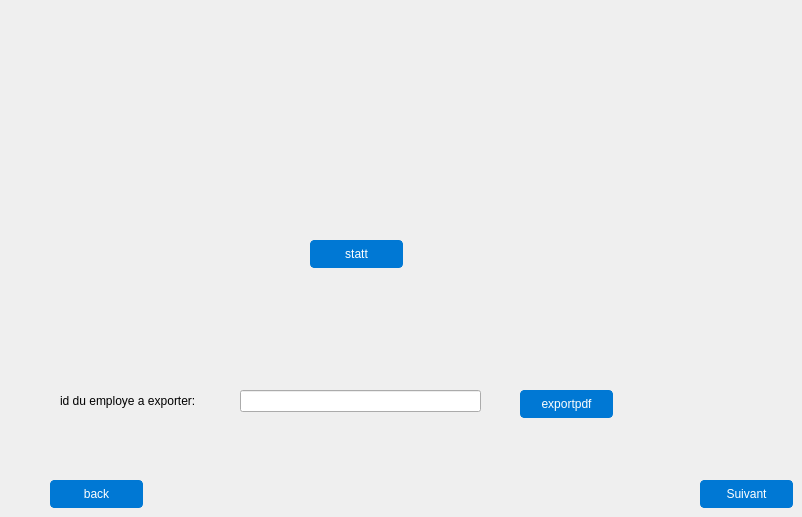
      <widget class="QWidget" name="page_14">
       <widget class="QPushButton" name="exportpdfb">
        <property name="geometry">
         <rect>
          <x>520</x>
          <y>390</y>
          <width>93</width>
          <height>28</height>
         </rect>
        </property>
        <property name="styleSheet">
         <string notr="true">QPushButton {

background-color: #0078D4; /* Button background color similar to Windows */

color: #FFFFFF; /* Button text color */

border: 1px solid #0078D4; /* Button border color */

border-radius: 4px; /* Button border radius */

padding: 6px 12px; /* Button padding */

}



QPushButton:hover {

background-color: #00559B; /* Hovered button background color */

border: 1px solid #00559B; /* Hovered button border color */

}



QPushButton:pressed {

background-color: #003C75; /* Pressed button background color */

border: 1px solid #003C75; /* Pressed button border color */

}



QPushButton:focus {

border: 1px solid #0078D4; /* Focused button border color */

outline: none; /* Remove the focus outline */

}</string>
        </property>
        <property name="text">
         <string>exportpdf</string>
        </property>
       </widget>
       <widget class="QLineEdit" name="ll">
        <property name="geometry">
         <rect>
          <x>240</x>
          <y>390</y>
          <width>241</width>
          <height>22</height>
         </rect>
        </property>
       </widget>
       <widget class="QLabel" name="label_58">
        <property name="geometry">
         <rect>
          <x>60</x>
          <y>390</y>
          <width>221</width>
          <height>21</height>
         </rect>
        </property>
        <property name="text">
         <string>id du employe a exporter:</string>
        </property>
       </widget>
       <widget class="QPushButton" name="bac_4">
        <property name="geometry">
         <rect>
          <x>50</x>
          <y>480</y>
          <width>93</width>
          <height>28</height>
         </rect>
        </property>
        <property name="styleSheet">
         <string notr="true">QPushButton {

background-color: #0078D4; /* Button background color similar to Windows */

color: #FFFFFF; /* Button text color */

border: 1px solid #0078D4; /* Button border color */

border-radius: 4px; /* Button border radius */

padding: 6px 12px; /* Button padding */

}



QPushButton:hover {

background-color: #00559B; /* Hovered button background color */

border: 1px solid #00559B; /* Hovered button border color */

}



QPushButton:pressed {

background-color: #003C75; /* Pressed button background color */

border: 1px solid #003C75; /* Pressed button border color */

}



QPushButton:focus {

border: 1px solid #0078D4; /* Focused button border color */

outline: none; /* Remove the focus outline */

}</string>
        </property>
        <property name="text">
         <string>back</string>
        </property>
       </widget>
       <widget class="QPushButton" name="stat">
        <property name="geometry">
         <rect>
          <x>310</x>
          <y>240</y>
          <width>93</width>
          <height>28</height>
         </rect>
        </property>
        <property name="styleSheet">
         <string notr="true">QPushButton {

background-color: #0078D4; /* Button background color similar to Windows */

color: #FFFFFF; /* Button text color */

border: 1px solid #0078D4; /* Button border color */

border-radius: 4px; /* Button border radius */

padding: 6px 12px; /* Button padding */

}



QPushButton:hover {

background-color: #00559B; /* Hovered button background color */

border: 1px solid #00559B; /* Hovered button border color */

}



QPushButton:pressed {

background-color: #003C75; /* Pressed button background color */

border: 1px solid #003C75; /* Pressed button border color */

}



QPushButton:focus {

border: 1px solid #0078D4; /* Focused button border color */

outline: none; /* Remove the focus outline */

}</string>
        </property>
        <property name="text">
         <string>statt</string>
        </property>
       </widget>
       <widget class="QLabel" name="malelabel">
        <property name="geometry">
         <rect>
          <x>110</x>
          <y>120</y>
          <width>181</width>
          <height>31</height>
         </rect>
        </property>
        <property name="text">
         <string/>
        </property>
       </widget>
       <widget class="QLabel" name="femalelabel">
        <property name="geometry">
         <rect>
          <x>425</x>
          <y>126</y>
          <width>161</width>
          <height>20</height>
         </rect>
        </property>
        <property name="text">
         <string/>
        </property>
       </widget>
       <widget class="QPushButton" name="suivant_5">
        <property name="geometry">
         <rect>
          <x>700</x>
          <y>480</y>
          <width>93</width>
          <height>28</height>
         </rect>
        </property>
        <property name="styleSheet">
         <string notr="true">QPushButton {

background-color: #0078D4; /* Button background color similar to Windows */

color: #FFFFFF; /* Button text color */

border: 1px solid #0078D4; /* Button border color */

border-radius: 4px; /* Button border radius */

padding: 6px 12px; /* Button padding */

}



QPushButton:hover {

background-color: #00559B; /* Hovered button background color */

border: 1px solid #00559B; /* Hovered button border color */

}



QPushButton:pressed {

background-color: #003C75; /* Pressed button background color */

border: 1px solid #003C75; /* Pressed button border color */

}



QPushButton:focus {

border: 1px solid #0078D4; /* Focused button border color */

outline: none; /* Remove the focus outline */

}</string>
        </property>
        <property name="text">
         <string>Suivant</string>
        </property>
       </widget>
      </widget>
